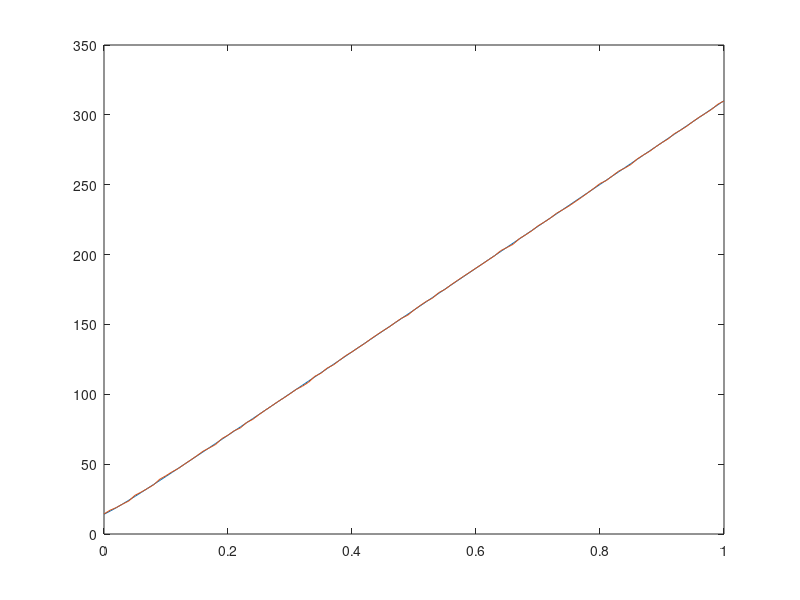

The MATLAB script that drew this image: (Note: this script raises an error after producing the figure.)
clear variables; close all; clc

positionX0	= [10; 10];		% km
timeStamps	= 0:0.01:1;		% hr

velocityV	= [300; 0];		% km/hr
positionX(1, :)	= positionX0(1) + timeStamps*velocityV(1);
positionX(2, :)	= positionX0(2) + timeStamps*velocityV(2);

rangeTrue	= (positionX(1, :).^2 + positionX(2, :).^2).^(0.5);
bearTrue	= atan2(positionX(2, :), positionX(1, :));

vNoiseRange	= (0.3)*randn(1, length(timeStamps));							% Range error std. dev. is 0.3 km
vNoiseBear	= (2*pi/180)*randn(1, length(timeStamps));						% Bearing error std. dev. is 2 deg
zRange		= rangeTrue + vNoiseRange;
zBear		= bearTrue + vNoiseBear;


save data_2D_RT_tracker.mat zRange zBear timeStamps rangeTrue bearTrue

fig1= figure;
plot(timeStamps, rangeTrue, timeStamps, zRange);
ax1	= gca;
make_nice_figures(fig1, ax1, 18, [], 'Time', 'Range', 'Range', [],[],[],[]);


fig2= figure;
plot(timeStamps, bearTrue*180/pi, timeStamps, zBear*180/pi);
ax2	= gca;
make_nice_figures(fig2, ax2, 18, [], 'Time', 'Bearing (deg)', 'Bearing', [],[],[],[]);
